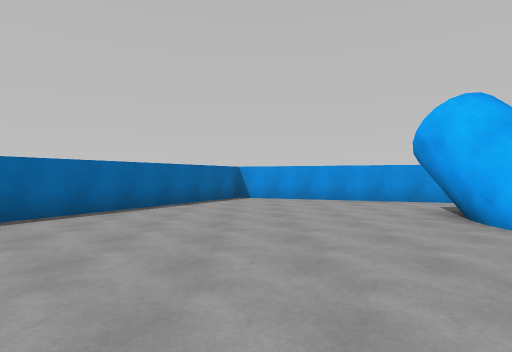
view 1 (above)

24 first-person views from a walk through a Unity game level. The camera is 1.4 m above the floor, looks level and sees 80° across. The floor is counted in squares, 2 m on a side. Each view is taken from the middle of a square. On the plan, view 1 faces up. The plan holds only what a view shows up to about 10 squares ahead; the rest is blank. The place goes on beyond the plan.

view 2
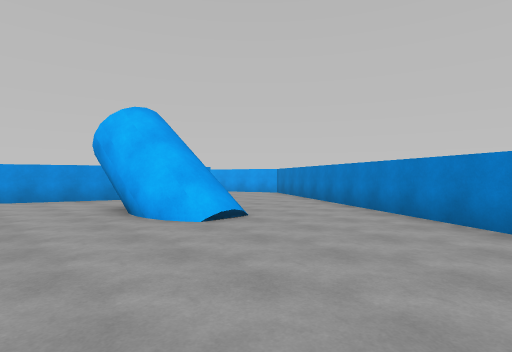

view 3
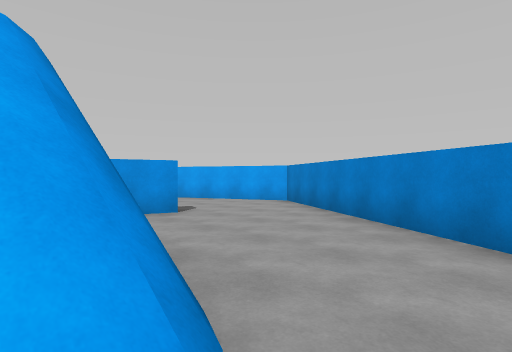

view 4
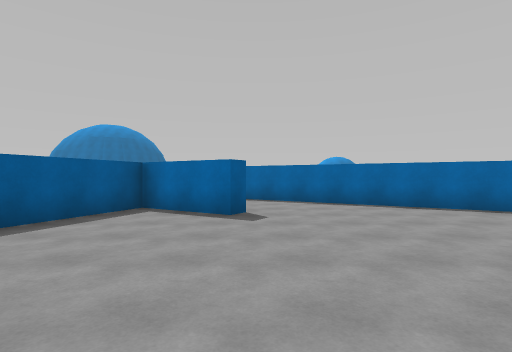

view 5
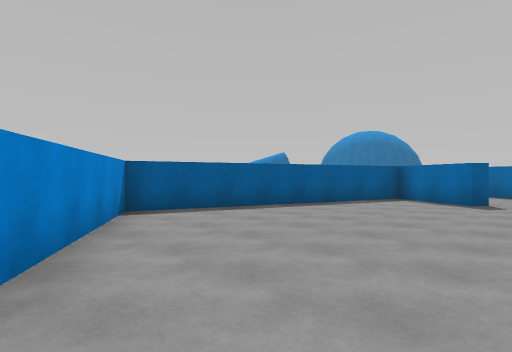

view 6
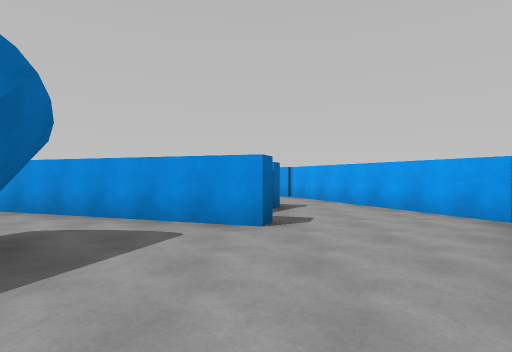

view 7
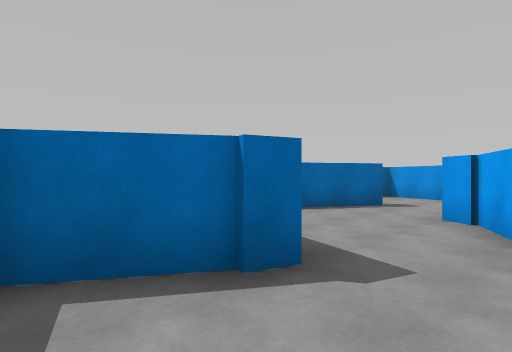

view 8
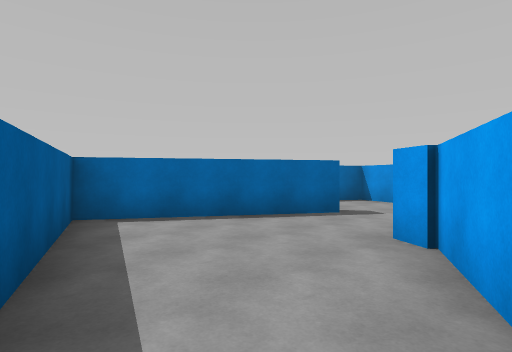

view 9
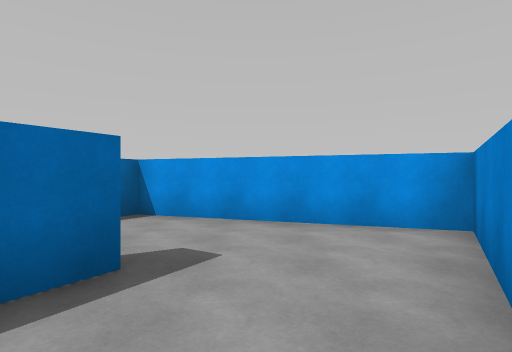

view 10
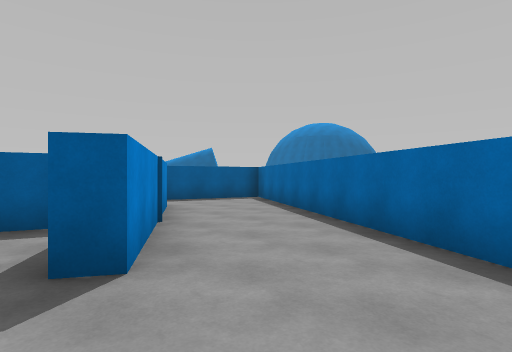

view 11
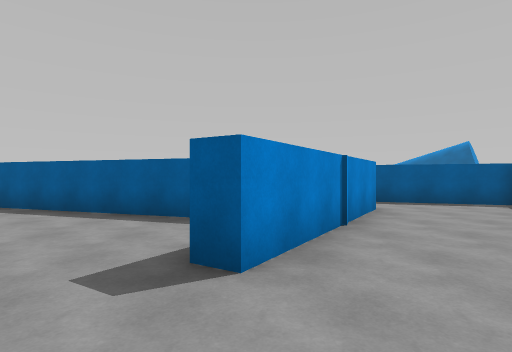

view 12
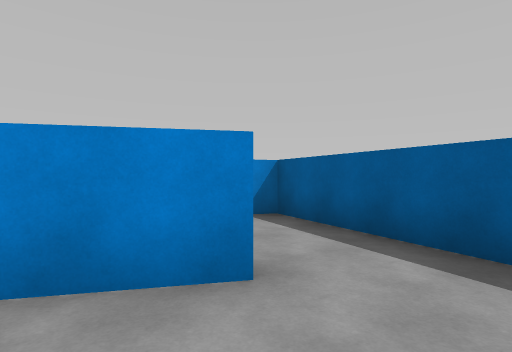

view 13
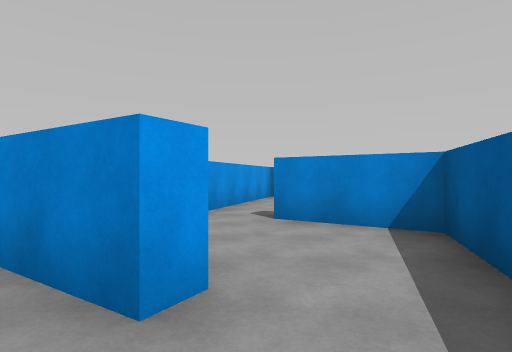

view 14
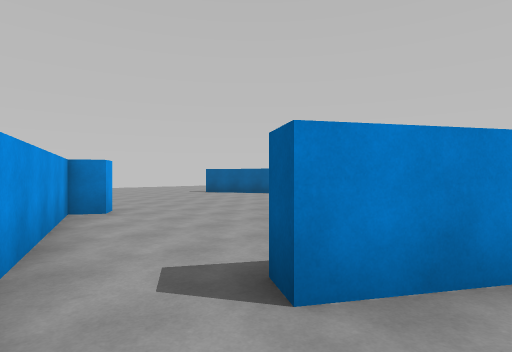

view 15
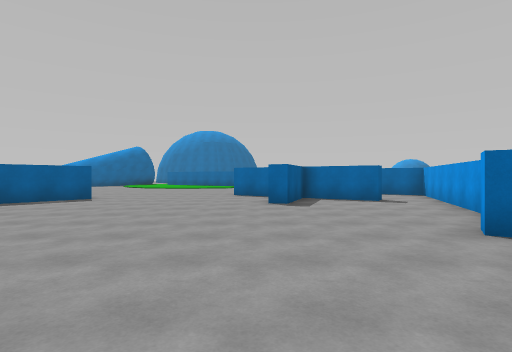

view 16
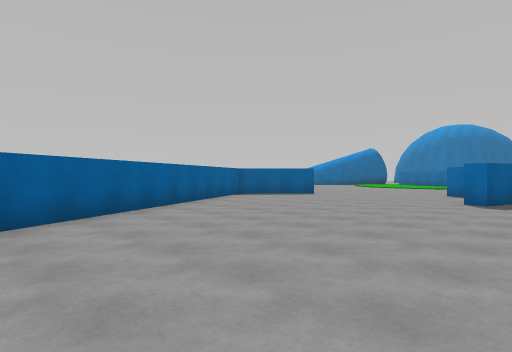

view 17
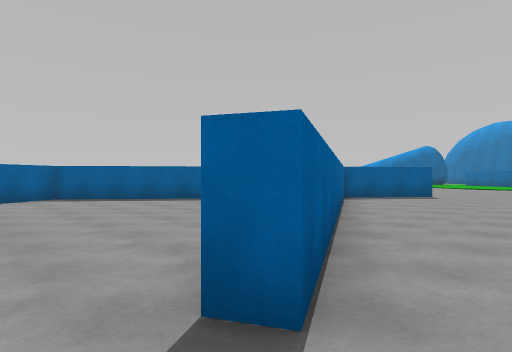

view 18
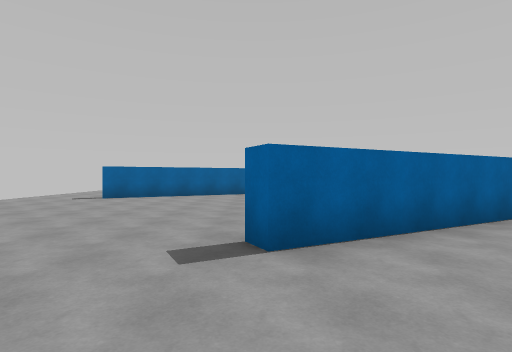

view 19
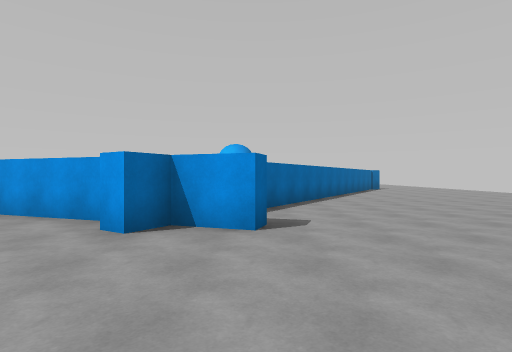

view 20
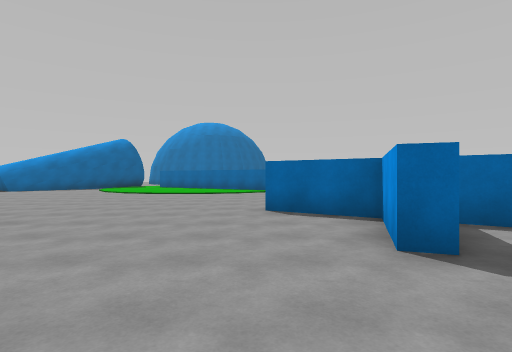

view 21
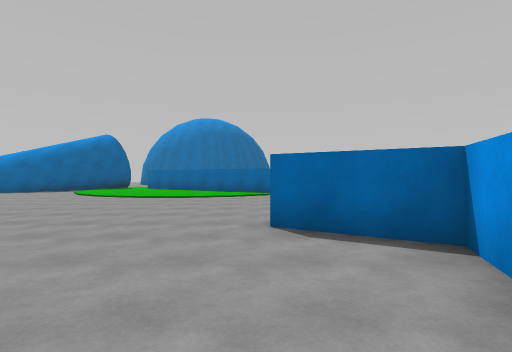

view 22
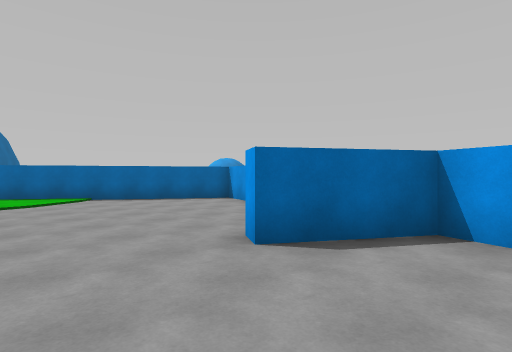

view 23
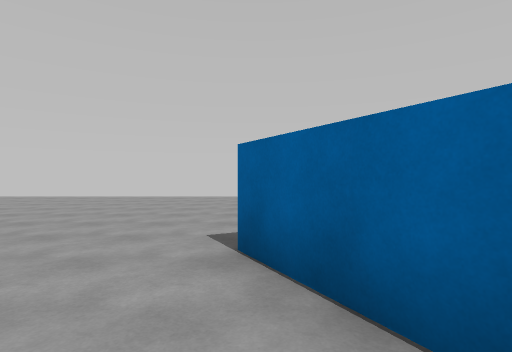

view 24
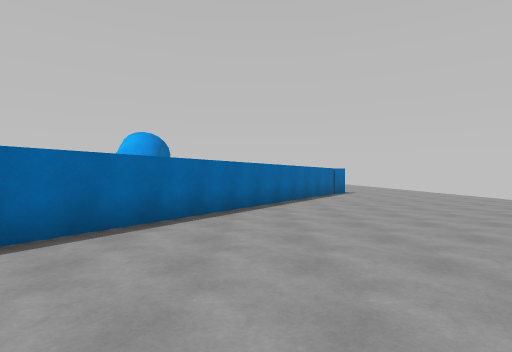

### Floor plan
Points are (right, up) in squares from view 1. A wall is a line through its corners. A room is listed if a view was taken in it or the views show most of it. See-through windows are left out.
Room 1 (views 1, 2, 3, 4, 5, 6, 7, 8, 9, 10, 11)
walls: (3.2, 4.9) (3.4, 5.8); (3.2, 4.8) (3.2, 5.5); (3.3, 5.3) (3.5, 5.8); (4.7, 6.1) (4.9, 5.5); (5, 4.4) (4.7, 3.7); (7.3, 7.7) (7.1, 7.2) (-0.6, 9.9) (-6.6, 0.1); (7.2, 9.6) (6.4, 8.2); (7.6, 10) (7.4, 9.4); (-3.9, -0.9) (-2.9, 0.8) (-2.5, 0.5) (-3.7, -1.5) (3.6, -4.1) (10.8, 7.5) (8.1, 13.4); (8.2, 13.2) (7.6, 13.5); (6, 15.4) (3.5, 11.4) (7, 10.2); (8.3, 14.5) (9.8, 16.9) (4.8, 18.6) (4.5, 17.9)
low walls: (4.8, 3.5) (5, 4)
ways out: opening at (-5, 0) to room 2
Room 2 (views 12, 13)
walls: (-5.5, -3.4) (-3.9, -0.9); (-6.6, 0.1) (-9.1, -3.9); (-9.1, -4.3) (-5.9, -5.4)
ways out: opening at (-5, 0) to room 1; opening at (-5, -4) to room 3
Room 3 (view 14)
walls: (-5, -3.7) (-5.5, -3.4); (-1.1, -3) (-3, -2.3); (-5.9, -5.4) (-3.3, -6.3) (-2, -4.3)
ways out: opening at (-5, -4) to room 2; opening at (-1, -4) to room 4
Room 4 (views 15, 16, 17, 18, 19, 20, 21, 22, 23, 24)
walls: (5.2, -4.6) (5, -5.1) (3.8, -4.7) (3.4, -5.3) (3, -5); (3.3, -4.5) (-1.1, -3); (-2, -4.3) (-1.6, -4.6) (-2.8, -6.5) (-0.7, -7.2) (-0.9, -7.7) (-3, -6.9) (-4.2, -8.8) (-4.6, -8.5); (0.9, -14.5) (7.9, -10.8) (8.1, -11.3); (-2.4, -13) (0, -15); (3.5, -17.9) (6.8, -20.7) (8.2, -19.9); (11.9, -18) (12.9, -17.5); (9.8, 5) (5.2, -2.4); (-8.3, -5.1) (-9.6, -4.6) (-10.5, -6.1)
ways out: opening at (-1, -4) to room 3

Positions as (right, up) in squares from view 1, and headings:
1: (0, 0), facing up
2: (1, -1), facing up-right
3: (4, 2), facing up-right
4: (3, 1), facing left
5: (6, 2), facing down-left
6: (7, 3), facing up
7: (9, 8), facing up-left
8: (9, 10), facing up-left
9: (7, 13), facing up
10: (-2, 3), facing down-left
11: (-3, 3), facing down
12: (-7, -2), facing down-right
13: (-7, -4), facing right
14: (-3, -3), facing down-right
15: (7, -8), facing left
16: (8, -6), facing down-left
17: (9, -10), facing down-left
18: (8, -8), facing down
19: (5, -9), facing up
20: (2, -9), facing left
21: (0, -9), facing left
22: (-2, -11), facing up-left
23: (5, -11), facing right
24: (8, -5), facing up
